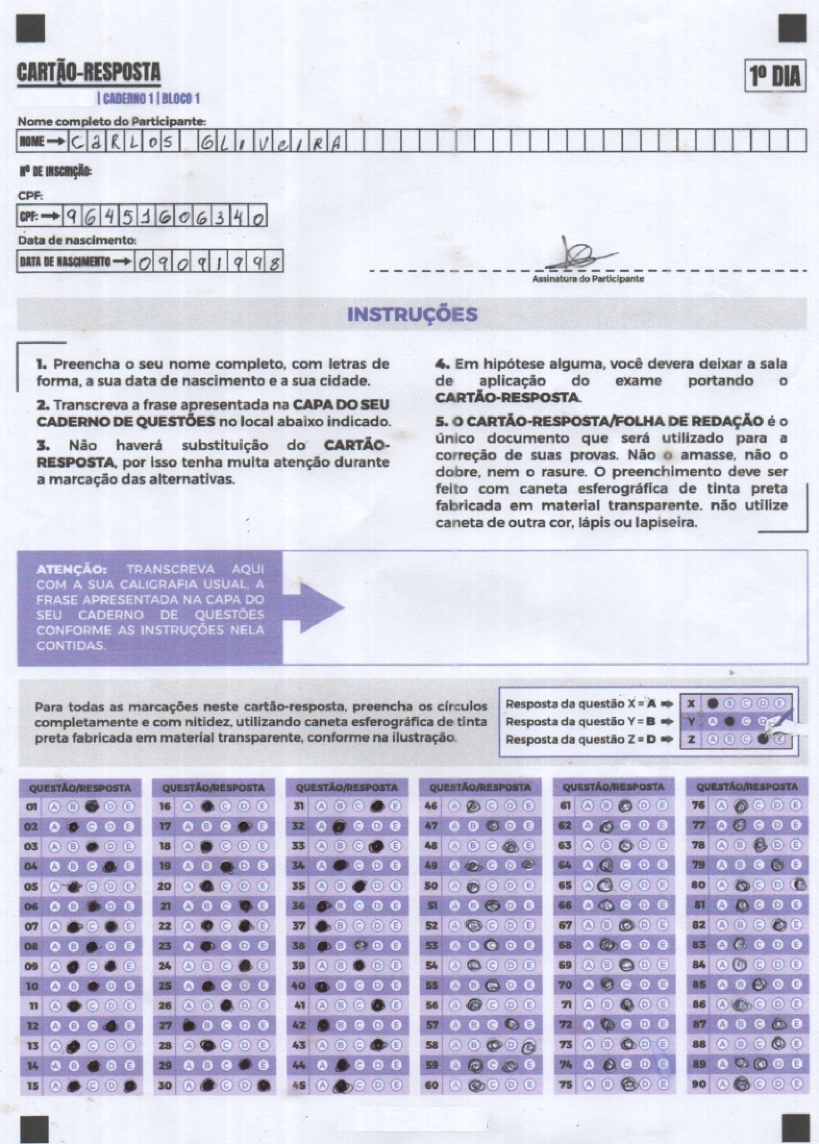
#> input picture data/cartao_digitalizado_tests.jpg, 1638 x 2288 px (shown at 1/2 size); its folder holds only this picture in this run
$ python -i auto_detect.py   (imports and definitions only)
#> lines starting #> are read from the running program, lines starting #| are printed output that depends on the picture
"""
auto_detect.py — Detecção automática de bolhas sem template.

Responsabilidade única: dado um cartão alinhado (saída do loader),
retorna {numero_questao: letra_resposta} sem precisar de omr_template.json.

Pipeline:
  1. encontrar_separadores()  → gaps brancos que dividem os N_BLOCOS
  2. hough_bolhas()           → HoughCircles por bloco → (cx, cy, r)
  3. calibrar_colunas()       → KMeans em X → posições das N_ALTERNATIVAS colunas
  4. calibrar_linhas()        → KMeans em Y → oy + labelsGap
  5. ler_bloco()              → mede fill em grid completo → {qi: [v0..v4]}
  6. detectar_todos()         → orquestra blocos e aplica threshold
"""

import logging
from typing import Optional

import cv2
import numpy as np

from src.config import (
    N_BLOCOS, N_QUESTOES_POR_BLOCO, N_ALTERNATIVAS, ALTERNATIVAS,
    BOLHAS_Y_MIN_FRAC, BOLHAS_Y_MAX_FRAC,
    HOUGH_MIN_DIST, HOUGH_PARAM1, HOUGH_PARAM2,
    HOUGH_MIN_RADIUS, HOUGH_MAX_RADIUS,
    HOUGH_BLUR_KERNEL, HOUGH_BLUR_SIGMA,
    SEP_MIN_GAP_PX, SEP_DARK_THR, SEP_PIXEL_THR,
    FILL_RADIUS, FILL_MARGIN_FRAC,
    MIN_JUMP_GLOBAL, MIN_JUMP_LOCAL, MAX_UNMARKED_VAL,
)

log = logging.getLogger(__name__)

# sklearn é opcional — se não tiver, usa clustering simples por mediana
try:
    from sklearn.cluster import KMeans as _KMeans
    _HAS_SKLEARN = True
except ImportError:
    _HAS_SKLEARN = False
    log.warning("[AutoDetect] sklearn não instalado — usando clustering simples.")


# ─── Clustering ────────────────────────────────────────────────────────────────

def _kmeans_1d(values: list[float], k: int) -> list[float]:
    """Retorna k centros ordenados. Usa sklearn se disponível, senão divisão uniforme."""
    if len(values) < k:
        return sorted(values)

    if _HAS_SKLEARN:
        arr = np.array(values).reshape(-1, 1)
        km  = _KMeans(n_clusters=k, n_init=10, random_state=0).fit(arr)
        return sorted(float(c) for c in km.cluster_centers_.flatten())

    # Fallback: dividir o range em k buckets e usar a mediana de cada
    sorted_v = sorted(values)
    bucket   = max(1, len(sorted_v) // k)
    centers  = []
    for i in range(k):
        chunk = sorted_v[i * bucket : (i + 1) * bucket]
        if chunk:
            centers.append(float(np.median(chunk)))
    # Preencher se ficaram buckets vazios
    while len(centers) < k:
        centers.append(centers[-1] + 20 if centers else 50.0)
    return sorted(centers[:k])


# ─── 1. Separadores ────────────────────────────────────────────────────────────

def encontrar_separadores(gray: np.ndarray, y_min: int, y_max: int) -> list[int]:
    """
    Detecta as posições X dos gaps brancos verticais que separam os blocos.

    Retorna lista de N_BLOCOS+1 valores: [x_inicio_b1, x_fim_b1/inicio_b2, ..., x_fim_bN]
    O primeiro elemento é 0 e o último é gray.shape[1].
    """
    h, w = gray.shape
    strip = gray[y_min:y_max, :]

    # Perfil: número de pixels escuros por coluna
    dark_per_col = (strip < SEP_PIXEL_THR).sum(axis=0)

    # Encontrar regiões de gap (pouco escuro)
    in_gap   = False
    gap_start = 0
    gaps: list[tuple[int, int]] = []          # (x_start, x_end) dos gaps

    for x, dark in enumerate(dark_per_col):
        if dark < SEP_DARK_THR and not in_gap:
            in_gap    = True
            gap_start = x
        elif dark >= SEP_DARK_THR and in_gap:
            in_gap = False
            if x - gap_start >= SEP_MIN_GAP_PX:
                gaps.append((gap_start, x))

    if in_gap and w - gap_start >= SEP_MIN_GAP_PX:
        gaps.append((gap_start, w))

    log.debug(f"[Sep] gaps brutos: {gaps}")

    # Converter gaps → fronteiras entre blocos (centro de cada gap)
    midpoints = [(s + e) // 2 for s, e in gaps]

    # Se detectou exatamente N_BLOCOS-1 separadores → perfeito
    if len(midpoints) == N_BLOCOS - 1:
        seps = [0] + midpoints + [w]
        log.info(f"[Sep] {N_BLOCOS} blocos detectados: {seps}")
        return seps

    # Se detectou mais: pegar os N_BLOCOS-1 mais espaçados / mais largos
    if len(midpoints) > N_BLOCOS - 1:
        # Ordenar por largura do gap (maior = separador real)
        gaps_sorted = sorted(gaps, key=lambda g: g[1] - g[0], reverse=True)
        best        = sorted(gaps_sorted[: N_BLOCOS - 1], key=lambda g: g[0])
        midpoints   = [(s + e) // 2 for s, e in best]
        seps        = [0] + midpoints + [w]
        log.info(f"[Sep] filtrados para {N_BLOCOS} blocos: {seps}")
        return seps

    # Se detectou menos: estimar posições uniformemente
    log.warning(
        f"[Sep] Esperado {N_BLOCOS - 1} separadores, detectado {len(midpoints)}. "
        "Usando divisão uniforme."
    )
    block_w = w // N_BLOCOS
    seps    = [i * block_w for i in range(N_BLOCOS + 1)]
    seps[-1] = w
    return seps


# ─── 2. Hough por bloco ────────────────────────────────────────────────────────

def hough_bolhas(gray: np.ndarray, x_min: int, x_max: int,
                 y_min: int, y_max: int) -> list[tuple[int, int, int]]:
    """
    Detecta círculos (bolhas) numa região retangular da imagem.
    Retorna lista de (cx, cy, r) em coordenadas absolutas da imagem.
    """
    strip   = gray[y_min:y_max, x_min:x_max]
    blurred = cv2.GaussianBlur(strip, HOUGH_BLUR_KERNEL, HOUGH_BLUR_SIGMA)

    circles = cv2.HoughCircles(
        blurred,
        cv2.HOUGH_GRADIENT,
        dp       = 1,
        minDist  = HOUGH_MIN_DIST,
        param1   = HOUGH_PARAM1,
        param2   = HOUGH_PARAM2,
        minRadius= HOUGH_MIN_RADIUS,
        maxRadius= HOUGH_MAX_RADIUS,
    )

    if circles is None:
        log.warning(f"[Hough] Nenhum círculo em [{x_min}:{x_max}, {y_min}:{y_max}]")
        return []

    result = []
    for cx, cy, r in np.round(circles[0]).astype(int):
        result.append((int(cx) + x_min, int(cy) + y_min, int(r)))

    log.debug(f"[Hough] bloco [{x_min}:{x_max}]: {len(result)} bolhas")
    return result


# ─── 3. Calibrar colunas ──────────────────────────────────────────────────────

def calibrar_colunas(bolhas: list[tuple[int, int, int]]) -> list[float]:
    """
    Dado conjunto de bolhas de um bloco, retorna os N_ALTERNATIVAS centros X
    das colunas (A, B, C, D, E) ordenados da esquerda para a direita.
    """
    if len(bolhas) < N_ALTERNATIVAS:
        raise ValueError(f"Bolhas insuficientes para calibrar colunas: {len(bolhas)}")

    xs = [float(cx) for cx, cy, r in bolhas]
    return _kmeans_1d(xs, N_ALTERNATIVAS)


# ─── 4. Calibrar linhas ───────────────────────────────────────────────────────

def calibrar_linhas(bolhas: list[tuple[int, int, int]]) -> tuple[float, float]:
    """
    Estima a posição Y da primeira questão (oy) e o espaçamento vertical (lg)
    a partir das bolhas detectadas pelo Hough.

    Retorna (oy, labelsGap).
    """
    if len(bolhas) < 3:
        raise ValueError(f"Bolhas insuficientes para calibrar linhas: {len(bolhas)}")

    ys       = [float(cy) for cx, cy, r in bolhas]
    # Número de linhas a estimar: limitado pelas bolhas disponíveis
    n_det    = max(3, min(len(bolhas) // 3, N_QUESTOES_POR_BLOCO))
    row_ctrs = _kmeans_1d(ys, n_det)

    if len(row_ctrs) < 2:
        raise ValueError("Linhas insuficientes para estimar labelsGap.")

    diffs = [row_ctrs[i + 1] - row_ctrs[i] for i in range(len(row_ctrs) - 1)]
    lg    = float(np.median(diffs))
    oy    = float(row_ctrs[0])          # centro da primeira bolha detectada

    log.debug(f"[Linhas] oy={round(oy)} lg={round(lg, 1)} ({n_det} linhas detectadas)")
    return oy, lg


# ─── 5. Ler bloco ─────────────────────────────────────────────────────────────

def _fill_mean(gray: np.ndarray, cx: int, cy: int) -> float:
    """
    Mede a intensidade média central da bolha em (cx, cy).
    Usa margem interna para evitar contaminação das bordas.
    """
    r  = FILL_RADIUS
    m  = max(1, int(r * FILL_MARGIN_FRAC))
    h, w = gray.shape
    y0, y1 = max(0, cy - r + m), min(h, cy + r - m)
    x0, x1 = max(0, cx - r + m), min(w, cx + r - m)
    roi = gray[y0:y1, x0:x1]
    return float(cv2.mean(roi)[0]) if roi.size > 0 else 255.0


def ler_bloco(
    gray: np.ndarray,
    col_centers: list[float],
    oy: float,
    lg: float,
    q_inicio: int,
) -> dict[int, list[float]]:
    """
    Lê o fill de todas as N_QUESTOES_POR_BLOCO × N_ALTERNATIVAS posições.

    Retorna dict {numero_questao: [fill_A, fill_B, fill_C, fill_D, fill_E]}.
    """
    h, w    = gray.shape
    result  = {}

    for qi in range(N_QUESTOES_POR_BLOCO):
        y = int(round(oy + qi * lg))
        if y < 0 or y >= h:
            log.debug(f"[Bloco] Q{q_inicio+qi}: y={y} fora da imagem, parando")
            break

        vals = []
        for cx in col_centers:
            x = int(round(cx))
            if x < 0 or x >= w:
                vals.append(255.0)
            else:
                vals.append(_fill_mean(gray, x, y))

        result[q_inicio + qi] = vals

    return result


# ─── Threshold ────────────────────────────────────────────────────────────────

def _threshold_global(all_vals: list[float]) -> float:
    """Threshold global: maior jump no histograma ordenado (janela ±1)."""
    sv      = sorted(all_vals)
    max_j   = MIN_JUMP_GLOBAL
    thr     = 200.0
    for i in range(1, len(sv) - 1):
        j = sv[i + 1] - sv[i - 1]
        if j > max_j:
            max_j = j
            thr   = sv[i - 1] + j / 2
    return thr


def _threshold_local(q_vals: list[float], global_thr: float) -> float:
    """Threshold local: maior gap entre os N_ALTERNATIVAS valores de uma questão."""
    sv    = sorted(q_vals)
    max_j = MIN_JUMP_LOCAL
    thr   = global_thr
    for i in range(len(sv) - 1):
        j = sv[i + 1] - sv[i]
        if j > max_j:
            max_j = j
            thr   = sv[i] + j / 2
    return thr


# ─── 6. Detectar todos ────────────────────────────────────────────────────────

def detectar_todos(img: np.ndarray, dia: int = 1) -> dict[int, str]:
    """
    Detecta todas as respostas do cartão automaticamente, sem template.

    Parâmetros:
        img  — imagem alinhada (saída do loader)
        dia  — dia da prova (1, 2, ...); aplica offset de questões

    Retorna {numero_questao: letra} para as questões detectadas.
    """
    gray = cv2.cvtColor(img, cv2.COLOR_BGR2GRAY) if img.ndim == 3 else img.copy()
    gray = cv2.normalize(gray, None, 0, 255, cv2.NORM_MINMAX)
    h, w = gray.shape

    y_min = int(h * BOLHAS_Y_MIN_FRAC)
    y_max = int(h * BOLHAS_Y_MAX_FRAC)

    # Offset de questões por dia
    q_offset = (dia - 1) * N_BLOCOS * N_QUESTOES_POR_BLOCO

    # 1. Separadores
    seps = encontrar_separadores(gray, y_min, y_max)

    # 2–5. Por bloco
    todos_fills: dict[int, list[float]] = {}

    for bloco_idx in range(N_BLOCOS):
        x_min = seps[bloco_idx]
        x_max = seps[bloco_idx + 1]
        q_inicio = bloco_idx * N_QUESTOES_POR_BLOCO + 1 + q_offset

        bolhas = hough_bolhas(gray, x_min, x_max, y_min, y_max)

        if len(bolhas) < N_ALTERNATIVAS * 2:
            log.warning(
                f"[Bloco {bloco_idx+1}] Bolhas insuficientes ({len(bolhas)}), "
                "pulando bloco."
            )
            continue

        try:
            col_centers = calibrar_colunas(bolhas)
            oy, lg      = calibrar_linhas(bolhas)
        except ValueError as e:
            log.warning(f"[Bloco {bloco_idx+1}] Calibração falhou: {e}")
            continue

        fills = ler_bloco(gray, col_centers, oy, lg, q_inicio)
        todos_fills.update(fills)

        log.info(
            f"[Bloco {bloco_idx+1}] Q{q_inicio}-Q{q_inicio+N_QUESTOES_POR_BLOCO-1} "
            f"cols={[round(c) for c in col_centers]} "
            f"oy={round(oy)} lg={round(lg,1)}"
        )

    if not todos_fills:
        log.error("[AutoDetect] Nenhum bloco detectado.")
        return {}

    # Threshold global sobre todos os fills
    all_vals   = [v for vals in todos_fills.values() for v in vals]
    thr_global = _threshold_global(all_vals)
    log.info(f"[AutoDetect] global_thr={round(thr_global, 1)}")

    # Converter fills → respostas
    respostas: dict[int, str] = {}

    for questao, vals in sorted(todos_fills.items()):
        if min(vals) > MAX_UNMARKED_VAL:
            log.debug(f"Q{questao}: sem marcação (min={min(vals):.0f})")
            continue

        thr      = _threshold_local(vals, thr_global)
        marcadas = [i for i, v in enumerate(vals) if v < thr]

        if len(marcadas) == 1:
            respostas[questao] = ALTERNATIVAS[marcadas[0]]
        elif len(marcadas) > 1:
            # Dupla marcação: usar o mais escuro como resposta
            mais_escuro = min(marcadas, key=lambda i: vals[i])
            log.warning(
                f"Q{questao}: dupla marcação "
                f"({[ALTERNATIVAS[i] for i in marcadas]}) "
                f"→ usando {ALTERNATIVAS[mais_escuro]}"
            )
            respostas[questao] = ALTERNATIVAS[mais_escuro]
        else:
            log.warning(f"Q{questao}: sem marcação após threshold (vals={[round(v,1) for v in vals]})")

    total = N_BLOCOS * N_QUESTOES_POR_BLOCO
    log.info(f"[AutoDetect] {len(respostas)}/{total} respostas detectadas.")
    return respostas

>>> import cv2
>>> picture = cv2.imread('../data/cartao_digitalizado_tests.jpg')
#> picture is the input picture: shape (2288, 1638, 3); mean B, G, R 222.3, 205.8, 206.1
>>> result = detectar_todos(picture)
#> in detectar_todos, `gray = cv2.cvtColor(img, cv2.COLOR_BGR2GRAY) if img.ndim == 3 else img..`:
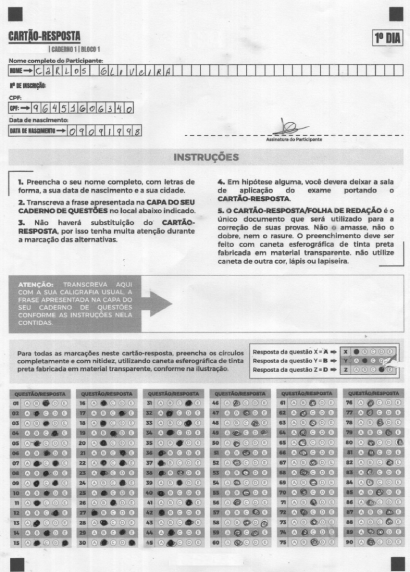
#> gray: shape (2288, 1638) (shown at 1/4 size); min 21, max 255, mean 207.8
#> in encontrar_separadores, `strip = gray[y_min:y_max, :]`:
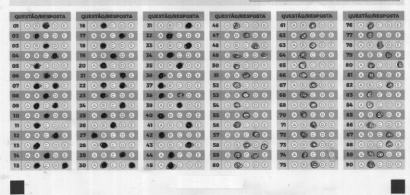
#> strip: shape (778, 1638) (shown at 1/4 size); min 0, max 254, mean 178.3
#> in encontrar_separadores, `dark_per_col = (strip < SEP_PIXEL_THR).sum(axis=0)`: dark_per_col = 1638 values, max 475 at index 69, min 0 at index 0, mean 260.8
#> the loop in encontrar_separadores, `for x, dark in enumerate(dark_per_col):` made 1638 passes
#> (dark, in_gap) on passes 1, 41: (0, True), (207, False)
#> after the loop in encontrar_separadores, `for x, dark in enumerate(dark_per_col):`: gap_start = 1621; gaps = [(0, 40), (283, 306), (552, 573), (817, 840), (1084, 1107), (1350, 1373)]; in_gap = True
#> in encontrar_separadores, `midpoints = [(s + e) // 2 for s, e in gaps]`: midpoints = [20, 294, 562, 828, 1095, 1361, 1629]
#> in encontrar_separadores, `gaps_sorted = sorted(gaps, key=lambda g: g[1] - g[0], reverse=True)`: gaps_sorted = [(0, 40), (283, 306), (817, 840), (1084, 1107), (1350, 1373), (552, 573), (1621, 1638)]
#> in encontrar_separadores, `best        = sorted(gaps_sorted[: N_BLOCOS - 1], key=lambda g: g[0])`: best = [(0, 40), (283, 306), (817, 840), (1084, 1107), (1350, 1373)]
#> in encontrar_separadores, `midpoints   = [(s + e) // 2 for s, e in best]`: midpoints = [20, 294, 828, 1095, 1361]
#> in encontrar_separadores, `seps        = [0] + midpoints + [w]`: seps = [0, 20, 294, 828, 1095, 1361, 1638]
#> the loop in detectar_todos, `for bloco_idx in range(N_BLOCOS):` made 6 passes
#> (x_min, x_max, col_centers, n_det in calibrar_linhas, lg, oy) on passes 2 to 3: (20, 294, [62, 126.7, 184.7, 221.4, 258.3], 15, 40.12, 1601.7), (294, 828, [386.6, 488.4, 637.1, 699.8, 773.1], 15, 40.09, 1609)
#> pass 2, in hough_bolhas (call 2), `strip   = gray[y_min:y_max, x_min:x_max]`:
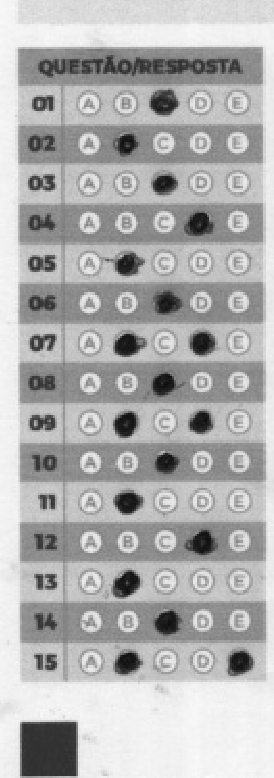
#> strip: shape (778, 274); min 11, max 252, mean 176.7
#> pass 3, in hough_bolhas (call 3), `strip   = gray[y_min:y_max, x_min:x_max]`:
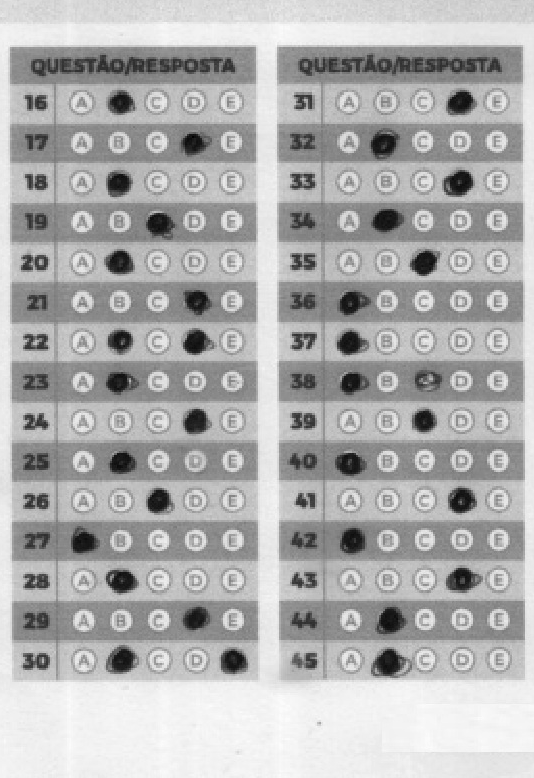
#> strip: shape (778, 534); min 0, max 252, mean 176
#> the loop in detectar_todos, `for questao, vals in sorted(todos_fills.items()):` made 75 passes
#> vals on passes 1 to 8: [170.4, 188.4, 105.8, 190.9, 189.7], [128.9, 139.5, 168.2, 170.9, 172.6], [167.5, 190.9, 134.9, 188.1, 188.3], [126.8, 138.5, 171.9, 89.34, 173.3], [170.6, 184.5, 187.2, 191.6, 190.8], [128.8, 139.7, 91.18, 166.6, 171.2], [161.7, 189.3, 190.2, 112.2, 190], [121.8, 140, 85.73, 168, 172.9]

$ run again, on data/cartao_foto_tests.jpg
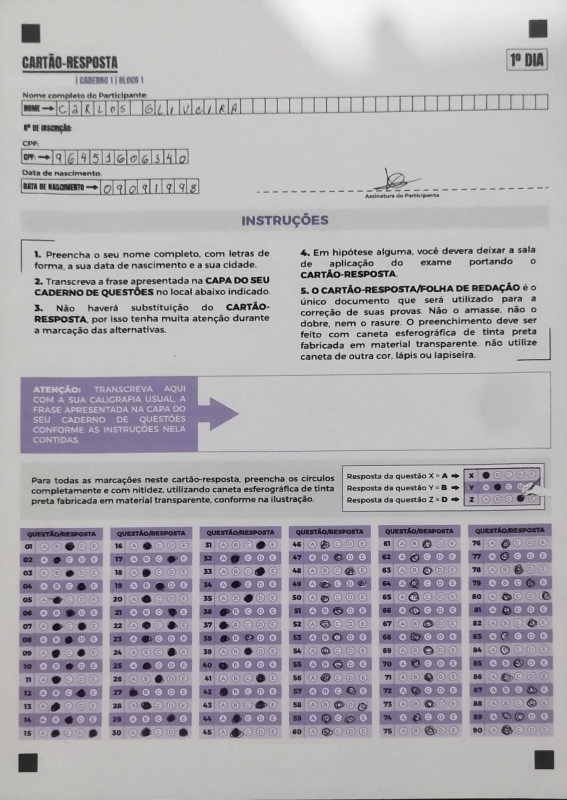
#> input picture data/cartao_foto_tests.jpg, 1134 x 1600 px (shown at 1/2 size)
#> picture is the input picture: shape (1600, 1134, 3); mean B, G, R 175.3, 170.5, 173.6
#> in encontrar_separadores, `strip = gray[y_min:y_max, :]`:
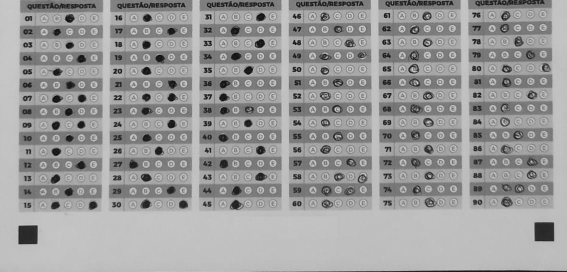
#> strip: shape (544, 1134) (shown at 1/2 size); min 2, max 225, mean 154.5
#> dark_per_col = 1134 values, max 417 at index 428, min 0 at index 0, mean 207.8
#> the loop in encontrar_separadores, `for x, dark in enumerate(dark_per_col):` made 1134 passes
#> (dark, in_gap) on passes 1, 37: (0, True), (12, False)
#> after the loop in encontrar_separadores, `for x, dark in enumerate(dark_per_col):`: gap_start = 1109; gaps = [(0, 36), (206, 218), (384, 399), (563, 578), (744, 757), (924, 936)]; in_gap = True
#> in encontrar_separadores, `midpoints = [(s + e) // 2 for s, e in gaps]`: midpoints = [18, 212, 391, 570, 750, 930, 1121]
#> gaps_sorted = [(0, 36), (1109, 1134), (384, 399), (563, 578), (744, 757), (206, 218), (924, 936)]
#> best = [(0, 36), (384, 399), (563, 578), (744, 757), (1109, 1134)]
#> in encontrar_separadores, `midpoints   = [(s + e) // 2 for s, e in best]`: midpoints = [18, 391, 570, 750, 1121]
#> in encontrar_separadores, `seps        = [0] + midpoints + [w]`: seps = [0, 18, 391, 570, 750, 1121, 1134]
#> the loop in detectar_todos, `for bloco_idx in range(N_BLOCOS):` made 6 passes
#> (x_min, x_max, col_centers, n_det in calibrar_linhas, lg, oy) on passes 2 to 3: (18, 391, [98.96, 164.6, 279.4, 317.2, 355.9], 15, 26.67, 1091.8), (391, 570, [446.4, 471.2, 495.5, 521.3, 545], 15, 26.65, 1089.2)
#> pass 3, in hough_bolhas (call 3), `blurred = cv2.GaussianBlur(strip, HOUGH_BLUR_KERNEL, HOUGH_BLUR_SIGMA)`:
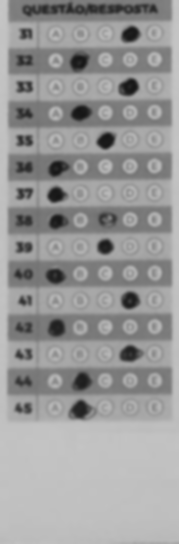
#> blurred: shape (544, 179); min 21, max 197, mean 153.3
#> the loop in detectar_todos, `for questao, vals in sorted(todos_fills.items()):` made 60 passes
#> vals on passes 1 to 8: [166.1, 170.2, 166.2, 169.4, 164.6], [133.7, 161.8, 134.1, 166.9, 118.8], [167.9, 167.5, 160.6, 169, 165.1], [131.6, 47.36, 132.9, 48.99, 131.7], [156.2, 167.4, 154.3, 169.6, 162.6], [128.9, 159.2, 129.1, 164, 112], [154.8, 47.61, 158, 168.3, 141.9], [126.2, 156.6, 117.3, 164.3, 129.7]
